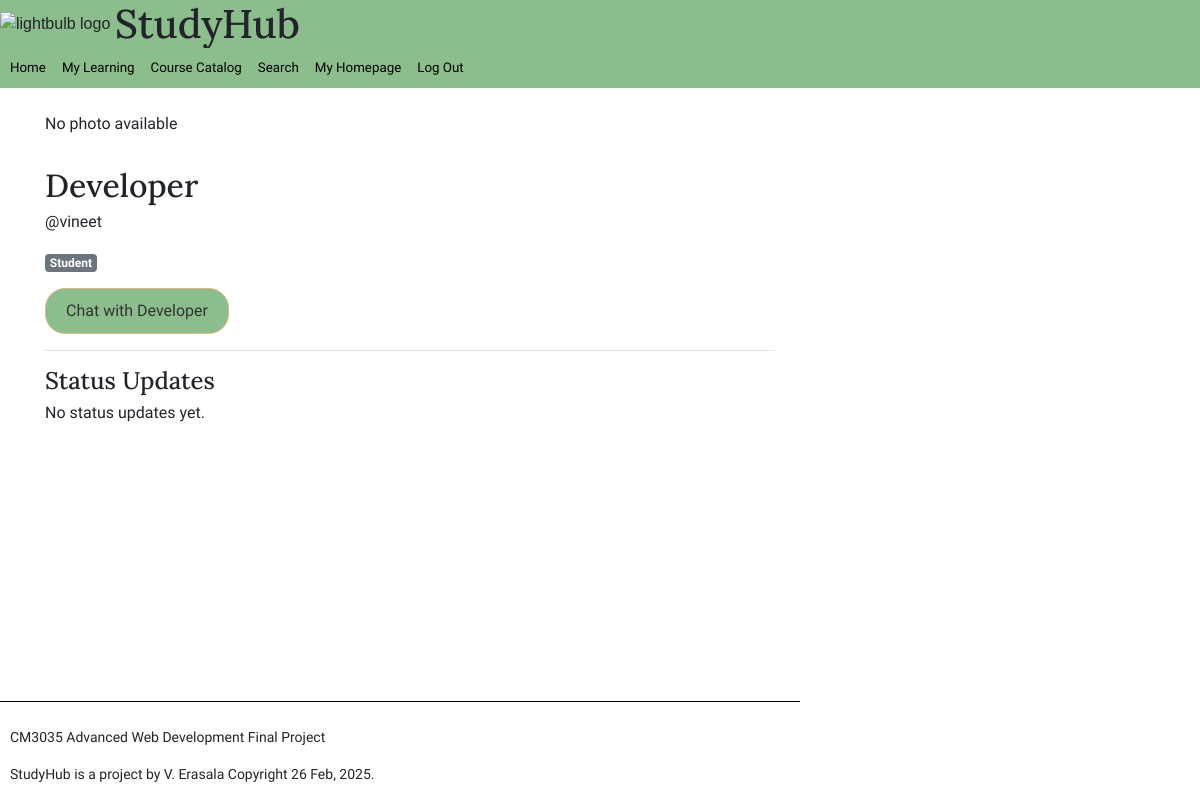
Before: /user/vineet/ (signed in) with the older database file.
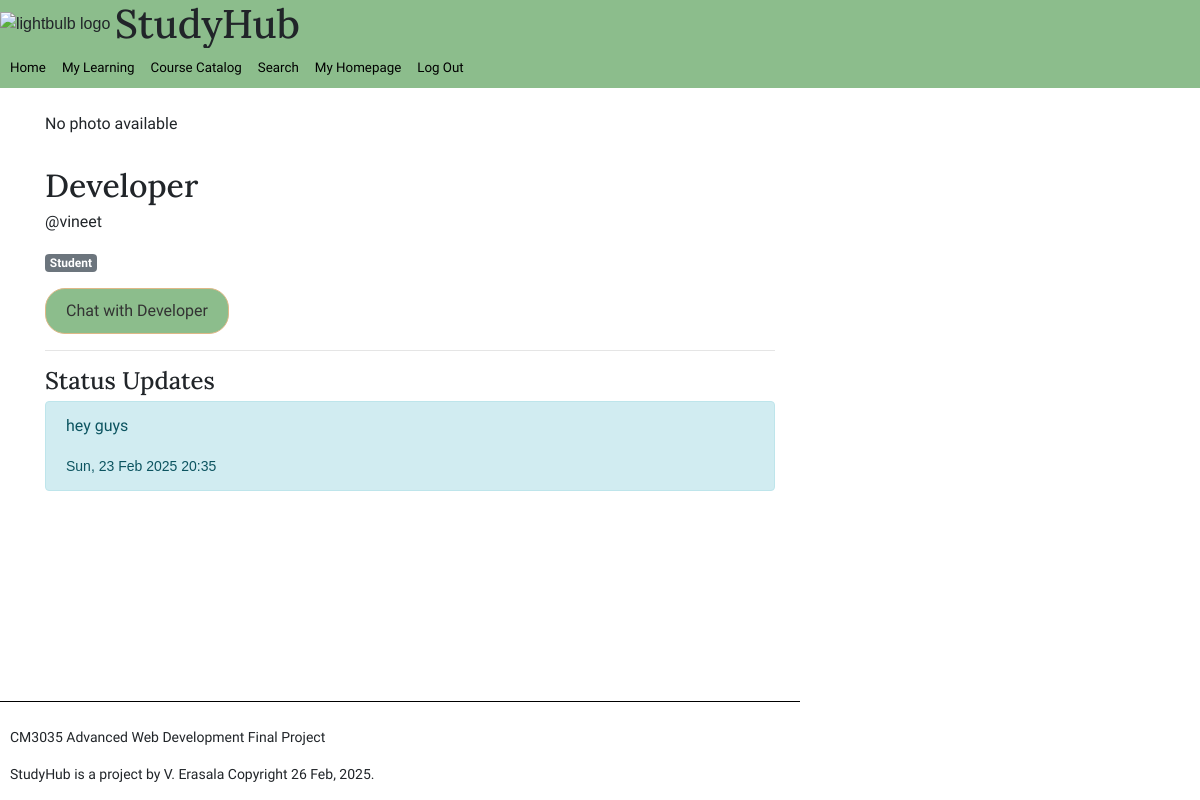
After: the same page with the newer database file.
### study_hub/models.py (models this page shows)
class StatusUpdate(models.Model):
    user = models.ForeignKey(User, on_delete=models.CASCADE, related_name='status_updates')
    content = models.TextField()
    timestamp = models.DateTimeField(auto_now_add=True)

### study_hub/views.py (the view, shortened to what this page needs)
# urls.py: path('user/<str:username>/', views.user_profile_page, name='user_profile'),
@login_required
def user_profile_page(request, username):
    profile = get_object_or_404(User, username = username)
    is_own_profile = request.user == profile # see if the person viewing owns the profile and thus is able to make status updates
    form = None
    statuses = StatusUpdate.objects.filter(user=profile).order_by('-timestamp') #sort descending time
    role = "Teacher" if profile.is_teacher else "Student" #delineate the user status for display later
    context = {
        'user': profile,
        'role':role,
        'statuses': statuses,
        'form': form,
        'is_own_profile' : is_own_profile
    }
    return render(request, 'study_hub/user_profile.html', context)

### study_hub/templatetags/my_tags.py (called while the page is built)
@register.simple_tag
def todays_date():
    return datetime.datetime.now().strftime("%d %b, %Y")

### study_hub/templates/study_hub/user_profile.html (shortened to what this page needs)
{% extends "./base.html" %}
{% load bootstrap4 %}
{% block content %}
<div class = "container mt-4">
    <div class = "row">
        <div class = "col-md-8">
            {% if user.photo %}
                <img src="{{ user.photo.url }}" alt="{{ user.name }}" class="img-fluid rounded-circle">
            {% else %}
                <p>No photo available</p>
            {% endif %}
        </div>
        <div class="col-md-8">
            <h2>{{ user.name }}</h2>
            <div>
                <p>@{{ user.username }}</p>
                <p  class="badge badge-secondary"> {{ role }} <p>
                {% if is_own_profile %}
                <a href = "{%url 'chat_with_user' username=user.username%}"><button type="button" class="btn btn-primary">Go to My Notes</button></a>
                {% else %}
                <a href = "{%url 'chat_with_user' username=user.username%}"><button type="button" class="btn btn-primary">Chat with {{user.name}}</button></a>
                {% endif %}
            </div>
            <hr>
            <h4>Status Updates</h4>
            <div class="status-updates" style="height: 300px; overflow-y: scroll;">
                <div class="status-updates" style="height: 300px; overflow-y: scroll;">
                    {% for status in statuses %}
                    <div class="alert alert-info">
                        <p>{{ status.content }}</p>
                        <small>{{ status.timestamp|date:"D, d M Y H:i" }}</small>
                    </div>
                    {% empty %}
                    <p>No status updates yet.</p>
                    {% endfor %}
                </div>
            </div>
        </div>
    </div>
</div>
{% endblock %}

Changed rows visible on the page:
added StatusUpdate: content "hey guys", timestamp "Sun, 23 Feb 2025 20:35"
Other visible differences:
text no longer shown: "No status updates yet."
